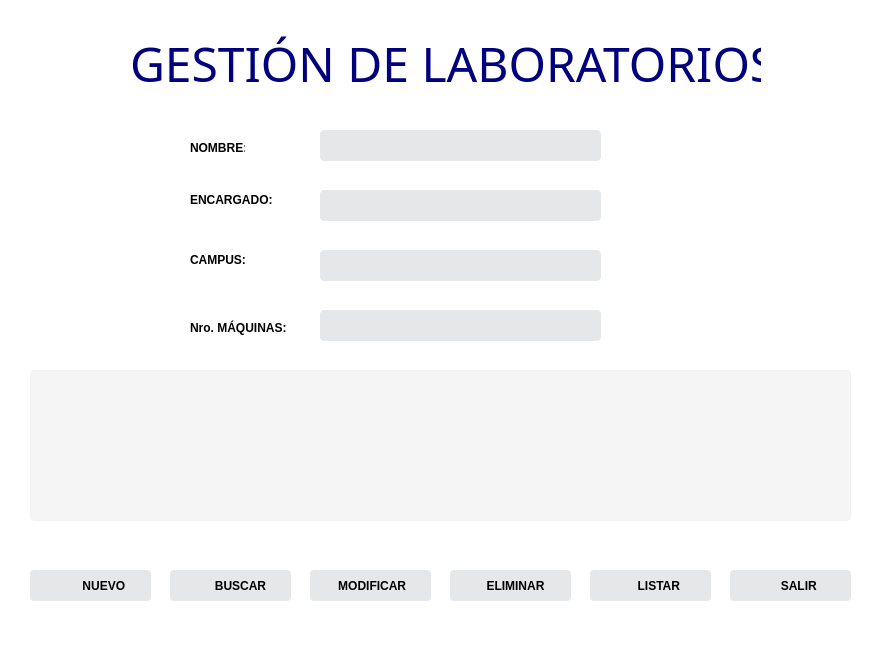
<?xml version="1.0" encoding="UTF-8"?>
<ui version="4.0">
 <class>Laboratorios</class>
 <widget class="QWidget" name="Laboratorios">
  <property name="geometry">
   <rect>
    <x>0</x>
    <y>0</y>
    <width>889</width>
    <height>649</height>
   </rect>
  </property>
  <property name="windowTitle">
   <string>Form</string>
  </property>
  <property name="styleSheet">
   <string notr="true">background-color: white;</string>
  </property>
  <widget class="QTableWidget" name="tabLaboratorio">
   <property name="geometry">
    <rect>
     <x>30</x>
     <y>370</y>
     <width>821</width>
     <height>151</height>
    </rect>
   </property>
   <property name="font">
    <font>
     <weight>75</weight>
     <bold>true</bold>
    </font>
   </property>
   <property name="styleSheet">
    <string notr="true">QTableWidget {
    background-color: #F5F5F5; /* Color de fondo de la tabla */
    border: 1px solid #F0F3F4; /* Borde de la tabla */
    border-radius: 4px; /* Esquinas redondeadas de la tabla */
    padding: 4px; /* Espaciado interno de la tabla */
    gridline-color: #F0F3F4; /* Color de las líneas de la cuadrícula */
}

QTableWidget::item {
    padding: 4px; /* Espaciado interno de las celdas */
}

QTableWidget::item:hover {
    background-color: #ECF0F1; /* Color de fondo de la celda al pasar el ratón */
}

QTableWidget::item:selected {
    background-color: #3498DB; /* Color de fondo de la celda seleccionada */
    color: white; /* Color del texto en la celda seleccionada */
}</string>
   </property>
  </widget>
  <widget class="QLabel" name="label_2">
   <property name="geometry">
    <rect>
     <x>190</x>
     <y>140</y>
     <width>55</width>
     <height>16</height>
    </rect>
   </property>
   <property name="font">
    <font>
     <weight>75</weight>
     <bold>true</bold>
    </font>
   </property>
   <property name="text">
    <string>NOMBRE:</string>
   </property>
  </widget>
  <widget class="QLineEdit" name="txtNombreLaboratorio">
   <property name="geometry">
    <rect>
     <x>320</x>
     <y>130</y>
     <width>281</width>
     <height>31</height>
    </rect>
   </property>
   <property name="styleSheet">
    <string notr="true">QLineEdit:enabled {
    background-color: #E5E7E9; /* Color de fondo cuando está habilitado */
    border: 1px solid #E5E7E9; /* Borde del cuadro de texto cuando está habilitado */
    border-radius: 4px; /* Esquinas redondeadas cuando está habilitado */
    padding: 4px; /* Espaciado interno cuando está habilitado */
}

QLineEdit:enabled:hover {
    background-color: #ECF0F1; /* Cambiar el color de fondo al pasar el ratón */
}

QLineEdit:enabled:focus {
    border: 2px solid #D0D3D4 /* Cambiar el borde al obtener el foco */
}
</string>
   </property>
  </widget>
  <widget class="QLineEdit" name="txtTelefonoLaboratorio">
   <property name="geometry">
    <rect>
     <x>320</x>
     <y>310</y>
     <width>281</width>
     <height>31</height>
    </rect>
   </property>
   <property name="styleSheet">
    <string notr="true">QLineEdit:enabled {
    background-color: #E5E7E9; /* Color de fondo cuando está habilitado */
    border: 1px solid #E5E7E9; /* Borde del cuadro de texto cuando está habilitado */
    border-radius: 4px; /* Esquinas redondeadas cuando está habilitado */
    padding: 4px; /* Espaciado interno cuando está habilitado */
}

QLineEdit:enabled:hover {
    background-color: #ECF0F1; /* Cambiar el color de fondo al pasar el ratón */
}

QLineEdit:enabled:focus {
    border: 2px solid #D0D3D4 /* Cambiar el borde al obtener el foco */
}
</string>
   </property>
  </widget>
  <widget class="QPushButton" name="btnListarLaboratorio">
   <property name="geometry">
    <rect>
     <x>590</x>
     <y>570</y>
     <width>121</width>
     <height>31</height>
    </rect>
   </property>
   <property name="font">
    <font>
     <weight>75</weight>
     <bold>true</bold>
    </font>
   </property>
   <property name="styleSheet">
    <string notr="true">/* Estilo base del botón */
QPushButton {
    background-color: #E5E7E9; /* Color de fondo */
    color: black; /* Color del texto */
    border: 2px solid #E5E7E9; /* Borde del botón */
    border-radius: 4px; /* Esquinas redondeadas */
    padding: 8px 16px; /* Espaciado interno */
}

/* Estilo al pasar el ratón sobre el botón */
QPushButton:hover {
    background-color: #D5DBDB; /* Nuevo color de fondo al pasar el ratón */
    border: 2px solid #CCD1D1; /* Nuevo borde al pasar el ratón */
    color: black; /* Nuevo color del texto al pasar el ratón */
}

/* Estilo al hacer clic en el botón */
QPushButton:pressed {
    background-color: #BFC9CA; /* Nuevo color de fondo al hacer clic */
    border: 2px solid #BFC9CA; /* Nuevo borde al hacer clic */
    color: black; /* Nuevo color del texto al hacer clic */
}</string>
   </property>
   <property name="text">
    <string>     LISTAR</string>
   </property>
   <property name="icon">
    <iconset>
     <normaloff>../../Macas_Yuzabeth_TrabajoFinal/Macas_Yuzabeth_TrabajoFinal/imagenes/listarUsuario.png</normaloff>../../Macas_Yuzabeth_TrabajoFinal/Macas_Yuzabeth_TrabajoFinal/imagenes/listarUsuario.png</iconset>
   </property>
  </widget>
  <widget class="QPushButton" name="btnModificarLaboratorio">
   <property name="geometry">
    <rect>
     <x>310</x>
     <y>570</y>
     <width>121</width>
     <height>31</height>
    </rect>
   </property>
   <property name="font">
    <font>
     <weight>75</weight>
     <bold>true</bold>
    </font>
   </property>
   <property name="styleSheet">
    <string notr="true">/* Estilo base del botón */
QPushButton {
    background-color: #E5E7E9; /* Color de fondo */
    color: black; /* Color del texto */
    border: 2px solid #E5E7E9; /* Borde del botón */
    border-radius: 4px; /* Esquinas redondeadas */
    padding: 8px 16px; /* Espaciado interno */
}

/* Estilo al pasar el ratón sobre el botón */
QPushButton:hover {
    background-color: #D5DBDB; /* Nuevo color de fondo al pasar el ratón */
    border: 2px solid #CCD1D1; /* Nuevo borde al pasar el ratón */
    color: black; /* Nuevo color del texto al pasar el ratón */
}

/* Estilo al hacer clic en el botón */
QPushButton:pressed {
    background-color: #BFC9CA; /* Nuevo color de fondo al hacer clic */
    border: 2px solid #BFC9CA; /* Nuevo borde al hacer clic */
    color: black; /* Nuevo color del texto al hacer clic */
}</string>
   </property>
   <property name="text">
    <string> MODIFICAR</string>
   </property>
   <property name="icon">
    <iconset>
     <normaloff>../../Macas_Yuzabeth_TrabajoFinal/Macas_Yuzabeth_TrabajoFinal/imagenes/modificarUsuario.png</normaloff>../../Macas_Yuzabeth_TrabajoFinal/Macas_Yuzabeth_TrabajoFinal/imagenes/modificarUsuario.png</iconset>
   </property>
  </widget>
  <widget class="QPushButton" name="btnNuevoLaboratorio">
   <property name="geometry">
    <rect>
     <x>30</x>
     <y>570</y>
     <width>121</width>
     <height>31</height>
    </rect>
   </property>
   <property name="font">
    <font>
     <weight>75</weight>
     <bold>true</bold>
    </font>
   </property>
   <property name="styleSheet">
    <string notr="true">/* Estilo base del botón */
QPushButton {
    background-color: #E5E7E9; /* Color de fondo */
    color: black; /* Color del texto */
    border: 2px solid #E5E7E9; /* Borde del botón */
    border-radius: 4px; /* Esquinas redondeadas */
    padding: 8px 16px; /* Espaciado interno */
}

/* Estilo al pasar el ratón sobre el botón */
QPushButton:hover {
    background-color: #D5DBDB; /* Nuevo color de fondo al pasar el ratón */
    border: 2px solid #CCD1D1; /* Nuevo borde al pasar el ratón */
    color: black; /* Nuevo color del texto al pasar el ratón */
}

/* Estilo al hacer clic en el botón */
QPushButton:pressed {
    background-color: #BFC9CA; /* Nuevo color de fondo al hacer clic */
    border: 2px solid #BFC9CA; /* Nuevo borde al hacer clic */
    color: black; /* Nuevo color del texto al hacer clic */
}</string>
   </property>
   <property name="text">
    <string>        NUEVO</string>
   </property>
   <property name="icon">
    <iconset>
     <normaloff>../../Macas_Yuzabeth_TrabajoFinal/Macas_Yuzabeth_TrabajoFinal/imagenes/agregarUsuario.png</normaloff>../../Macas_Yuzabeth_TrabajoFinal/Macas_Yuzabeth_TrabajoFinal/imagenes/agregarUsuario.png</iconset>
   </property>
  </widget>
  <widget class="QLabel" name="label_3">
   <property name="geometry">
    <rect>
     <x>190</x>
     <y>190</y>
     <width>91</width>
     <height>20</height>
    </rect>
   </property>
   <property name="font">
    <font>
     <weight>75</weight>
     <bold>true</bold>
    </font>
   </property>
   <property name="text">
    <string>ENCARGADO:</string>
   </property>
  </widget>
  <widget class="QLabel" name="label_4">
   <property name="geometry">
    <rect>
     <x>190</x>
     <y>250</y>
     <width>71</width>
     <height>20</height>
    </rect>
   </property>
   <property name="font">
    <font>
     <weight>75</weight>
     <bold>true</bold>
    </font>
   </property>
   <property name="text">
    <string>CAMPUS:</string>
   </property>
  </widget>
  <widget class="QPushButton" name="btnEliminarLaboratorio">
   <property name="geometry">
    <rect>
     <x>450</x>
     <y>570</y>
     <width>121</width>
     <height>31</height>
    </rect>
   </property>
   <property name="font">
    <font>
     <weight>75</weight>
     <bold>true</bold>
    </font>
   </property>
   <property name="styleSheet">
    <string notr="true">/* Estilo base del botón */
QPushButton {
    background-color: #E5E7E9; /* Color de fondo */
    color: black; /* Color del texto */
    border: 2px solid #E5E7E9; /* Borde del botón */
    border-radius: 4px; /* Esquinas redondeadas */
    padding: 8px 16px; /* Espaciado interno */
}

/* Estilo al pasar el ratón sobre el botón */
QPushButton:hover {
    background-color: #D5DBDB; /* Nuevo color de fondo al pasar el ratón */
    border: 2px solid #CCD1D1; /* Nuevo borde al pasar el ratón */
    color: black; /* Nuevo color del texto al pasar el ratón */
}

/* Estilo al hacer clic en el botón */
QPushButton:pressed {
    background-color: #BFC9CA; /* Nuevo color de fondo al hacer clic */
    border: 2px solid #BFC9CA; /* Nuevo borde al hacer clic */
    color: black; /* Nuevo color del texto al hacer clic */
}</string>
   </property>
   <property name="text">
    <string>   ELIMINAR</string>
   </property>
   <property name="icon">
    <iconset>
     <normaloff>../../Macas_Yuzabeth_TrabajoFinal/Macas_Yuzabeth_TrabajoFinal/imagenes/eliminarUsuario.png</normaloff>../../Macas_Yuzabeth_TrabajoFinal/Macas_Yuzabeth_TrabajoFinal/imagenes/eliminarUsuario.png</iconset>
   </property>
  </widget>
  <widget class="QLineEdit" name="txtDireccionLaboratorio">
   <property name="geometry">
    <rect>
     <x>320</x>
     <y>250</y>
     <width>281</width>
     <height>31</height>
    </rect>
   </property>
   <property name="styleSheet">
    <string notr="true">QLineEdit:enabled {
    background-color: #E5E7E9; /* Color de fondo cuando está habilitado */
    border: 1px solid #E5E7E9; /* Borde del cuadro de texto cuando está habilitado */
    border-radius: 4px; /* Esquinas redondeadas cuando está habilitado */
    padding: 4px; /* Espaciado interno cuando está habilitado */
}

QLineEdit:enabled:hover {
    background-color: #ECF0F1; /* Cambiar el color de fondo al pasar el ratón */
}

QLineEdit:enabled:focus {
    border: 2px solid #D0D3D4 /* Cambiar el borde al obtener el foco */
}
</string>
   </property>
  </widget>
  <widget class="QLineEdit" name="txtApellidoLaboratorio">
   <property name="geometry">
    <rect>
     <x>320</x>
     <y>190</y>
     <width>281</width>
     <height>31</height>
    </rect>
   </property>
   <property name="styleSheet">
    <string notr="true">QLineEdit:enabled {
    background-color: #E5E7E9; /* Color de fondo cuando está habilitado */
    border: 1px solid #E5E7E9; /* Borde del cuadro de texto cuando está habilitado */
    border-radius: 4px; /* Esquinas redondeadas cuando está habilitado */
    padding: 4px; /* Espaciado interno cuando está habilitado */
}

QLineEdit:enabled:hover {
    background-color: #ECF0F1; /* Cambiar el color de fondo al pasar el ratón */
}

QLineEdit:enabled:focus {
    border: 2px solid #D0D3D4 /* Cambiar el borde al obtener el foco */
}
</string>
   </property>
  </widget>
  <widget class="QLabel" name="label_6">
   <property name="geometry">
    <rect>
     <x>190</x>
     <y>320</y>
     <width>111</width>
     <height>16</height>
    </rect>
   </property>
   <property name="font">
    <font>
     <weight>75</weight>
     <bold>true</bold>
    </font>
   </property>
   <property name="text">
    <string>Nro. MÁQUINAS:</string>
   </property>
  </widget>
  <widget class="QPushButton" name="btnBuscarLaboratorio">
   <property name="geometry">
    <rect>
     <x>170</x>
     <y>570</y>
     <width>121</width>
     <height>31</height>
    </rect>
   </property>
   <property name="font">
    <font>
     <weight>75</weight>
     <bold>true</bold>
    </font>
   </property>
   <property name="styleSheet">
    <string notr="true">/* Estilo base del botón */
QPushButton {
    background-color: #E5E7E9; /* Color de fondo */
    color: black; /* Color del texto */
    border: 2px solid #E5E7E9; /* Borde del botón */
    border-radius: 4px; /* Esquinas redondeadas */
    padding: 8px 16px; /* Espaciado interno */
}

/* Estilo al pasar el ratón sobre el botón */
QPushButton:hover {
    background-color: #D5DBDB; /* Nuevo color de fondo al pasar el ratón */
    border: 2px solid #CCD1D1; /* Nuevo borde al pasar el ratón */
    color: black; /* Nuevo color del texto al pasar el ratón */
}

/* Estilo al hacer clic en el botón */
QPushButton:pressed {
    background-color: #BFC9CA; /* Nuevo color de fondo al hacer clic */
    border: 2px solid #BFC9CA; /* Nuevo borde al hacer clic */
    color: black; /* Nuevo color del texto al hacer clic */
}</string>
   </property>
   <property name="text">
    <string>      BUSCAR</string>
   </property>
   <property name="icon">
    <iconset>
     <normaloff>../../Macas_Yuzabeth_TrabajoFinal/Macas_Yuzabeth_TrabajoFinal/imagenes/buscarUsuario.png</normaloff>../../Macas_Yuzabeth_TrabajoFinal/Macas_Yuzabeth_TrabajoFinal/imagenes/buscarUsuario.png</iconset>
   </property>
  </widget>
  <widget class="QLabel" name="lblTitulo">
   <property name="geometry">
    <rect>
     <x>130</x>
     <y>30</y>
     <width>631</width>
     <height>61</height>
    </rect>
   </property>
   <property name="font">
    <font>
     <family>Tw Cen MT Condensed Extra Bold</family>
     <pointsize>36</pointsize>
     <weight>50</weight>
     <bold>false</bold>
    </font>
   </property>
   <property name="text">
    <string>&lt;html&gt;&lt;head/&gt;&lt;body&gt;&lt;p&gt;&lt;span style=&quot; color:#00007f;&quot;&gt;GESTIÓN DE LABORATORIOS&lt;/span&gt;&lt;/p&gt;&lt;/body&gt;&lt;/html&gt;</string>
   </property>
  </widget>
  <widget class="QPushButton" name="btnSalirLaboratorios">
   <property name="geometry">
    <rect>
     <x>730</x>
     <y>570</y>
     <width>121</width>
     <height>31</height>
    </rect>
   </property>
   <property name="font">
    <font>
     <weight>75</weight>
     <bold>true</bold>
    </font>
   </property>
   <property name="styleSheet">
    <string notr="true">/* Estilo base del botón */
QPushButton {
    background-color: #E5E7E9; /* Color de fondo */
    color: black; /* Color del texto */
    border: 2px solid #E5E7E9; /* Borde del botón */
    border-radius: 4px; /* Esquinas redondeadas */
    padding: 8px 16px; /* Espaciado interno */
}

/* Estilo al pasar el ratón sobre el botón */
QPushButton:hover {
    background-color: #D5DBDB; /* Nuevo color de fondo al pasar el ratón */
    border: 2px solid #CCD1D1; /* Nuevo borde al pasar el ratón */
    color: black; /* Nuevo color del texto al pasar el ratón */
}

/* Estilo al hacer clic en el botón */
QPushButton:pressed {
    background-color: #BFC9CA; /* Nuevo color de fondo al hacer clic */
    border: 2px solid #BFC9CA; /* Nuevo borde al hacer clic */
    color: black; /* Nuevo color del texto al hacer clic */
}</string>
   </property>
   <property name="text">
    <string>     SALIR</string>
   </property>
   <property name="icon">
    <iconset>
     <normaloff>../../Macas_Yuzabeth_TrabajoFinal/Macas_Yuzabeth_TrabajoFinal/imagenes/salir.png</normaloff>../../Macas_Yuzabeth_TrabajoFinal/Macas_Yuzabeth_TrabajoFinal/imagenes/salir.png</iconset>
   </property>
  </widget>
 </widget>
 <resources/>
 <connections/>
</ui>
